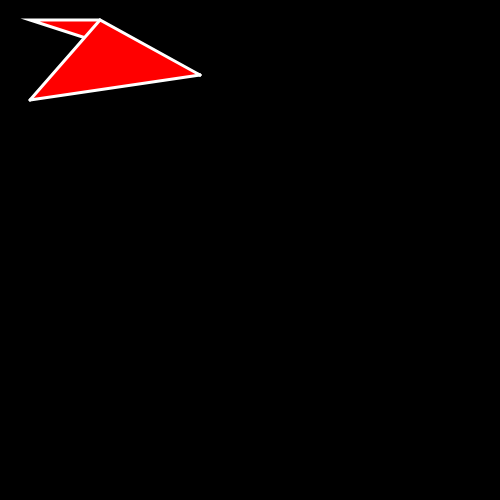
Frame 1 (no input)
Frame 60 (no input): identical to frame 1, image omitted
Frame 120 (the mouse pressed at the canvas centre since frame 60): identical to frame 1, image omitted

The p5.js sketch that drew this single still picture (run headless with seeded random() and noise() and a simulated clock; from frame 60 on, the mouse is pressed at the canvas centre):

// p5.js sketch
// ── sketch.js
// Reference:
//      https://p5js.org/reference/#/p5/vertex
gx = 0;
gy = 0;
vx = 1;
vy = 1.5;
rad = 50;
deltaRad = 0.1;

function setup() {
    createCanvas(500, 500);
}

function drawVertexPointDemo() {
    stroke('white');
    strokeWeight(3);

    beginShape(POINTS);
    vertex(30, 20);
    vertex(100, 20);
    vertex(200, 75);
    vertex(30, 100);
    endShape();
}

// Fill 
function drawVertexDemo() {
    stroke('white');
    strokeWeight(3);

    beginShape();
    vertex(30, 20);
    vertex(100, 20);
    vertex(200, 75);
    vertex(30, 100);
    endShape();
}

function drawVertexLineDemo() {
    stroke('white');
    strokeWeight(3);
    noFill()

    beginShape();
    vertex(30, 20);
    vertex(100, 20);
    vertex(200, 75);
    vertex(30, 100);
    vertex(40, 120);
    vertex(35, 90);
    endShape();
}

function drawShapeWithStroke() {
    stroke('white');
    strokeWeight(3);
    fill('red');

    beginShape();
    vertex(30, 20);
    vertex(100, 20);
    vertex(200, 75);
    vertex(30, 100);
    vertex(40, 120);
    vertex(35, 90);
    endShape();
}

function drawStar() {
    let pointArray = [];

    let starSize = 5;

    let centerPoint = [200, 200];

    let vec = createVector(0, 50);
    let angle = (TAU / starSize) * 2;

    for(i=0; i<starSize; i++) {
        x = vec.x + centerPoint[0];
        y = vec.y + centerPoint[1];
        pointArray.push([x, y]);
        vec.rotate(angle);
    }
    
    // a.rotate(PI/3);
    // b = p5.Vector.add(start, a);
    // Prepare the data 
    
    stroke('orange');
    strokeWeight(5);
    fill('white');

    

    beginShape();
    pointArray.forEach( v => {
        vertex(v[0], v[1]);
    });
    endShape(CLOSE);    // CLOSE to connect the last & first vertex
}


function drawShapeWithLines() {
    stroke('white');
    strokeWeight(3);
    fill('red');

    // Pair of lines 
    beginShape(LINES);
    vertex(30, 20);
    vertex(100, 20);
    
    vertex(200, 75);
    vertex(30, 100);

    vertex(40, 120);
    vertex(35, 90);
    endShape();
}

function drawShapeWithTriangle() {
    stroke('white');
    strokeWeight(3);
    fill('red');

    // Pair of lines 
    beginShape(TRIANGLES);
    vertex(30, 20);
    vertex(100, 20);
    
    vertex(200, 75);
    vertex(30, 100);

    vertex(40, 120);
    vertex(35, 90);
    endShape();
}

function drawShapeWithStripe() {
    stroke('white');
    strokeWeight(3);
    fill('red');

    // Pair of lines 
    beginShape(TRIANGLE_STRIP);
    vertex(30, 20);
    vertex(100, 20);
    
    vertex(200, 75);
    vertex(30, 100);

    
    endShape();
}



function drawShapeWithFan() {
    stroke('white');
    strokeWeight(3);
    fill('red');

    // Pair of lines 
    beginShape(TRIANGLE_FAN);
    vertex(30, 20);
    vertex(100, 20);
    
    vertex(200, 75);
    vertex(30, 100);

    endShape();
}
function draw() {
    background(0);

    //drawVertexDemo();
    //drawVertexLineDemo();
    // drawVertexPointDemo();
    // drawShapeWithStroke();
    //drawShapeWithLines();
    //drawShapeWithTriangle();
    drawShapeWithStripe();
    //drawShapeWithFan();
    // drawStar();
}
